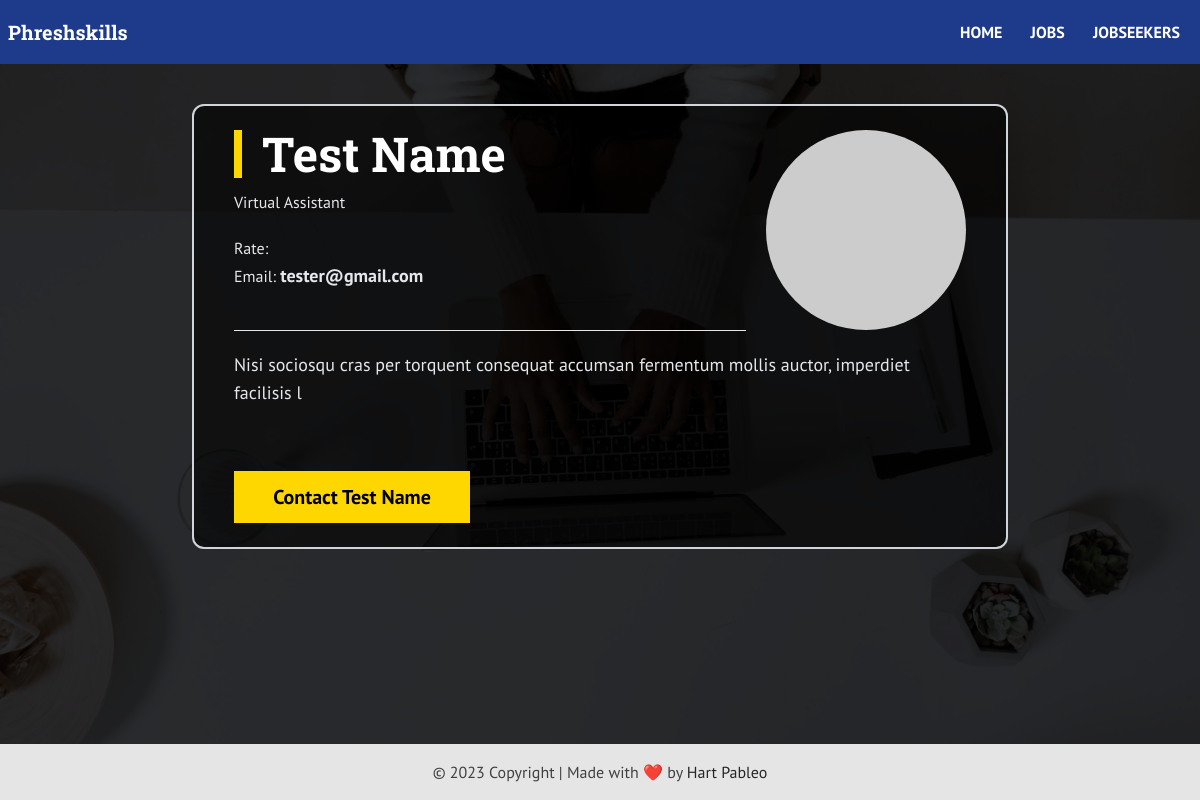
/jobseeker/4, run on an earlier commit of the app's database.
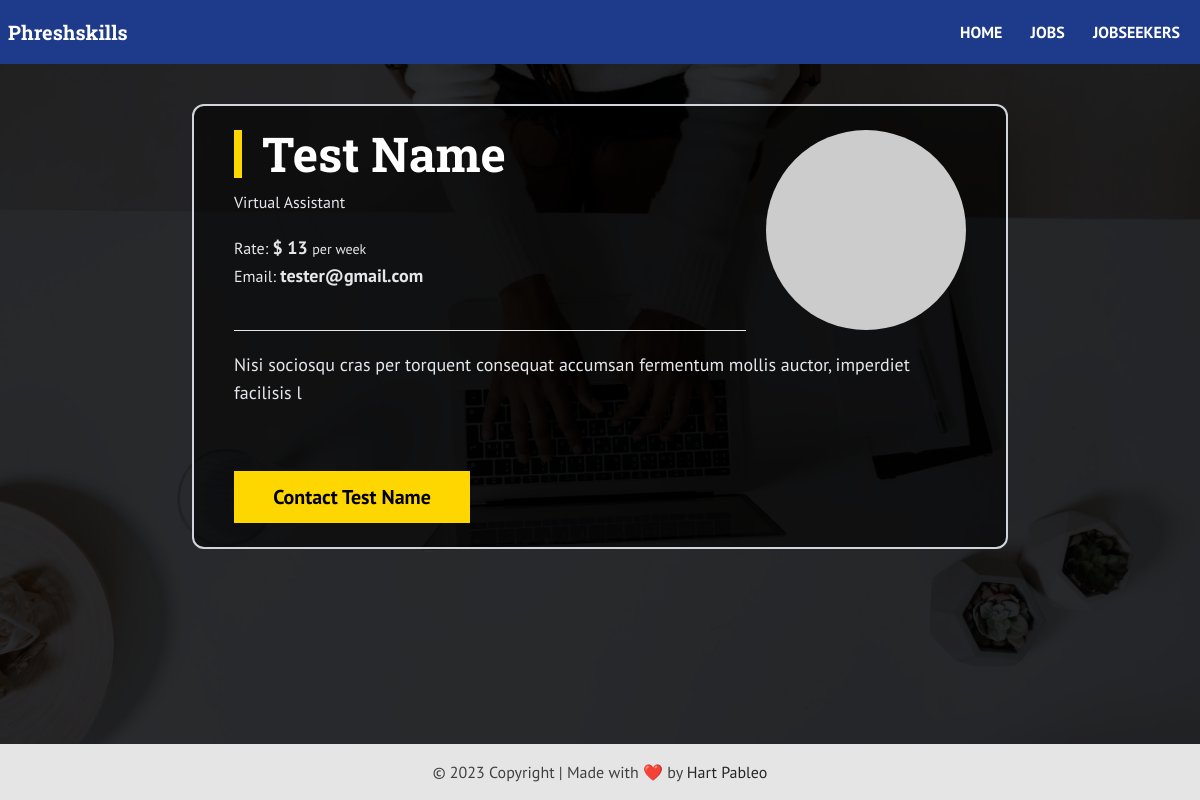
And on a later commit of the database.
### tables this page shows
CREATE TABLE `jobseekers` (
  `id` int(11) NOT NULL,
  `name` text NOT NULL,
  `email` varchar(1024) NOT NULL,
  `summary` varchar(2025) NOT NULL,
  `position` varchar(1024) NOT NULL,
  `profile_image` varchar(1024) DEFAULT NULL,
  `skills` varchar(1024) NOT NULL,
  `rate` varchar(1024) NOT NULL,
  `salary_type` varchar(255) NOT NULL,
  `work_background_company_name` varchar(1024) DEFAULT NULL,
  `work_background_position` varchar(255) DEFAULT NULL,
  `work_background_duration` varchar(255) DEFAULT NULL
);

### app/Http/controllers/Jobseekers/show.php (called while the page is built, shortened)
<?php
$referenced_column = $dynamicQuery['referenced_column'];
$referenced_column_value = $dynamicQuery['referenced_column_value'];
$db = App::resolve(Database::class);
$jobseeker = $db->query("select * from jobseekers where {$referenced_column} = :{$referenced_column}", [
  ":{$referenced_column}" => $referenced_column_value
])->findOrFail();
$work_background = [];
return view('jobseekers/show', [
  'jobseeker' => $jobseeker,
  'work_background' => $work_background
]);

### public/index.php (called while the page is built, shortened)
<?php
require __DIR__ . '/../app/Core/init.php';
require __DIR__ . '/../app/Core/bootstrap.php';
try {
  $router->route($uri, $method, $dynamicQuery);
} catch (ValidationException $exception) {
  Session::flash('errors', $exception->errors);
  Session::flash('old', $exception->old);
  redirect($router->prevURL());
}

### app/Core/App.php (called while the page is built, shortened)
<?php
class App
{
  protected static $container;
  public static function setContainer($container)
  {
    static::$container = $container;
  }
  public static function container()
  {
    return static::$container;
  }
  public static function resolve($key)
  {
    return static::container()->resolve($key);
  }
}

### app/Core/Container.php (called while the page is built, shortened)
<?php
class Container
{
  protected $bindings = [];
  public function bind($key, $resolver)
  {
    $this->bindings[$key] = $resolver;
  }
  public function resolve($key)
  {
    $resolver = $this->bindings[$key];
    return call_user_func($resolver);
  }
}

### app/Core/Database.php (called while the page is built, shortened)
<?php
class Database
{
  public $connection;
  protected $statement;
  public function __construct()
  {
    $dsn = 'mysql:host=' . DBHOST . ';dbname=' . DBNAME . ';charset=utf8mb4';
    $this->connection = new PDO($dsn, DBUSER, DBPASS, [
      PDO::ATTR_DEFAULT_FETCH_MODE => PDO::FETCH_ASSOC
    ]);
  }
  public function query($query, $params = [])
  {
    $this->statement = $this->connection->prepare($query);
    $this->statement->execute($params);
    return $this;
  }
  public function find()
  {
    return $this->statement->fetch();
  }
  public function findOrFail()
  {
    $result = $this->find();
    return $result;
  }
}

### app/Core/bootstrap.php (called while the page is built, shortened)
<?php
$container = new Container();
$container->bind('Core\Database', function() {
  return new Database();
});

### app/views/jobseekers/show.view.php (the view, shortened to what this page needs)
<?php get_template_part('header'); ?>
<section class="has-overlay bg-fixed bg-center bg-cover relative isolate py-5 lg:py-10 h-full" style="background-image: url(<?php echo image_uri('hero-bg.webp'); ?>);background-repeat: no-repeat;">
  <div class="container max-w-[52rem] text-gray-200">
    <div class="rounded-xl border-2 border-solid border-gray-300 py-6 px-10 overflow-auto has-overlay-light relative overflow-hidden">
      <img src="https://picsum.photos/200/200" alt="<?php echo "Photo of {$jobseeker['name']}"; ?>" loading="lazy" width="200" height="200" class="rounded-full ml-5 mb-5 md:float-right max-w-full max-h-auto aspect-ratio">
      <h1 class="text-5xl font-bold font-secondary pl-5 border-l-solid border-gold border-l-8 mb-3 text-white"><?php echo $jobseeker['name']; ?></h1>
      <p class="mb-5"><?php echo $jobseeker['position']; ?></p>
      <ul aria-label="Jobseeker's Profile" class="mb-10">
        <li>
          <span class="text-md font-light">Rate:</span> <strong class="font-bold text-lg"><?php echo job_salary($jobseeker['rate'], $jobseeker['salary_type']); ?></strong>
        </li>
        <li>
        <span class="text-md font-light">Email:</span> <a class="font-bold text-lg hover:text-blue-500 transition-all hover:underline underline-offset-2" href="mailto:<?php echo trim($jobseeker['email']); ?>"><?php echo $jobseeker['email']; ?></a>
        </li>
      </ul>
      <hr class="bg-gray-200 mb-5">
      <div class="text-gray-200 text-lg font-medium">
        <?php echo maintain_breaks($jobseeker['summary']); ?>
      </div>
      <div class="grid grid-cols-3 gap-3 justify-center items-stretch mt-16 text-center">
          <a href="mailto:<?php echo htmlspecialchars($jobseeker['email']); ?>" class="w-full h-full bg-gold text-black font-bold text-xl hover:bg-blue-500 hover:text-gray-200 transition-all leading-none py-4">Contact <?php echo htmlspecialchars($jobseeker['name']); ?></a>
      </div>
    </div>
  </div>
</section>
<?php get_template_part('footer'); ?>

### app/Core/Router.php (shortened to what this page needs)
<?php
class Router
{
  protected $routes = [];
  public function add($method, $uri, $controller, $query = null)
  {
    $this->routes[] = [
      'uri' => $uri,
      'controller' => $controller,
      'method' => $method,
      'middleware' => null,
      'query' => $query
    ];
  }
  public function route($uri, $method, $dynamicQuery)
  {
    foreach ($this->routes as $route) {
      if ($route['uri'] === $uri && $route['method'] === strtoupper($method) && empty($route['query'])) {
        Middleware::resolve($route['middleware']);
        return require base_path("app/Http/controllers/{$route['controller']}.php");
      } elseif (!empty($route['query'])) {
        if (str_contains($uri, "/{$route['query']['model']}/") && $route['method'] === strtoupper($method)) {
          $savedRoute = $route['uri'];
          $requestedRoute = $uri;
          $arr1 = explode('/', $savedRoute);
          $arr2 = explode('/', $requestedRoute);
          $diff2 = array_diff($arr2, $arr1);
          $requested_data = implode("/", $diff2);
          $dynamicQuery = [
            'referenced_column' => $route['query']['queried_data'],
            'referenced_column_value' => $requested_data
          ];
          return require base_path("app/Http/controllers/{$route['controller']}.php");
        }
      }
    }
  }
}

### app/views/partials/header.view.php (shortened to what this page needs)
<!DOCTYPE html>
<html lang="en">
<head>
  <link rel="stylesheet" href="<?php echo load_asset('css/style.css'); ?>">
</head>
<body class="min-h-screen font-primary grid grid-rows-[auto_1fr_auto] bg-gray-50 position-relative isolate bg-black">
  <header role="banner" class="bg-blue-900">
    <div class="container max-w-none py-4">
      <nav class="flex items-center justify-between flex-wrap">
        <div id="main-nav" class="w-full flex-grow lg:flex items-center justify-between lg:w-auto hidden">
          <p class="text-white font-bold text-xl hidden lg:block font-secondary" aria-hidden="true">
            <?php if (isHome('/')) : ?>
              <?php echo APP_NAME; ?>
            <?php else : ?>
              <a href="/"><?php echo APP_NAME; ?></a>
            <?php endif; ?>
          </p>
          <ul class="uppercase lg:flex-grow animated jackinthebox xl:mx-8 text-end pt-3 lg:pt-[0_!important]">
            <li class="block lg:inline-block align-top lg:align-middle">
              <a href="/"
                class="block text-md font-bold hover:text-gold mx-2 focus:text-blue-500 p-1 rounded-lg <?php echo urlIs('/') ? 'text-gold' : 'text-white'; ?>">
                Home
              </a>
            </li>
            <li class="block lg:inline-block align-top lg:align-middle">
              <a href="/jobs"
                class="block text-md font-bold hover:text-gold mx-2 focus:text-blue-500 p-1 rounded-lg <?php echo urlIs('/jobs') ? 'text-gold' : 'text-white'; ?>">
                Jobs
              </a>
            </li>
            <li class="block lg:inline-block align-top lg:align-middle">
              <a href="/jobseekers"
                class="block text-md font-bold hover:text-gold mx-2 focus:text-blue-500 p-1 rounded-lg <?php echo urlIs('/jobseekers') ? 'text-gold' : 'text-white'; ?>">
                Jobseekers
              </a>
            </li>
          </ul>
        </div>
      </nav>
    </div>
  </header>
  <main>

### app/Core/functions.php (shortened to what this page needs)
<?php
function base_path($path = '') {
  return BASE_PATH . ($path ? DIRECTORY_SEPARATOR . $path : '');
}
function urlIs($value) {
  return $_SERVER['REQUEST_URI'] === $value;
}
function view($path, $attributes = []) {
  extract($attributes);
  return require base_path("app/views/{$path}.view.php");
}
function get_template_part($template_part, $attributes = []) {
  view("partials/{$template_part}", $attributes);
}
function load_asset($path_to_file) {
  return ROOT . "/assets/{$path_to_file}";
}
function image_uri($image, $fallback = '') {
  return load_asset("images/{$image}");
}
function isHome() {
  return (bool) urlIs('/');
}
function maintain_breaks($string) {
  $output = str_replace("\n", "<br>", htmlspecialchars($string, ENT_QUOTES, 'UTF-8'));
  return $output;
}
function job_salary($salary, $salary_type) {
  $css_classes = 'text-sm font-medium';
  switch ($salary_type) {
    case 'weekly':
      return "\$&nbsp;{$salary} <span class='{$css_classes}'>per week</span>";
      break;
  }
}

### app/views/partials/footer.view.php
</main>
<footer role="contentinfo">
  <div class="bg-neutral-200 text-center dark:bg-neutral-700 lg:text-left">
    <div class="p-4 text-center text-neutral-700 dark:text-neutral-200">
      &copy; 2023 Copyright | Made with ❤️ by
      <a
        class="text-neutral-800 dark:text-neutral-400"
        href="https://github.com/hartpableo"
        target="_blank"
        ><span class="sr-only">Author: </span>Hart Pableo</a
      >
    </div>
  </div>
</footer>
</body>
</html>

What changed in the data, as far as the page shows it:
changed jobseekers "Test Name": rate (not shown) → "13"; salary_type empty → "weekly" (drawn)
